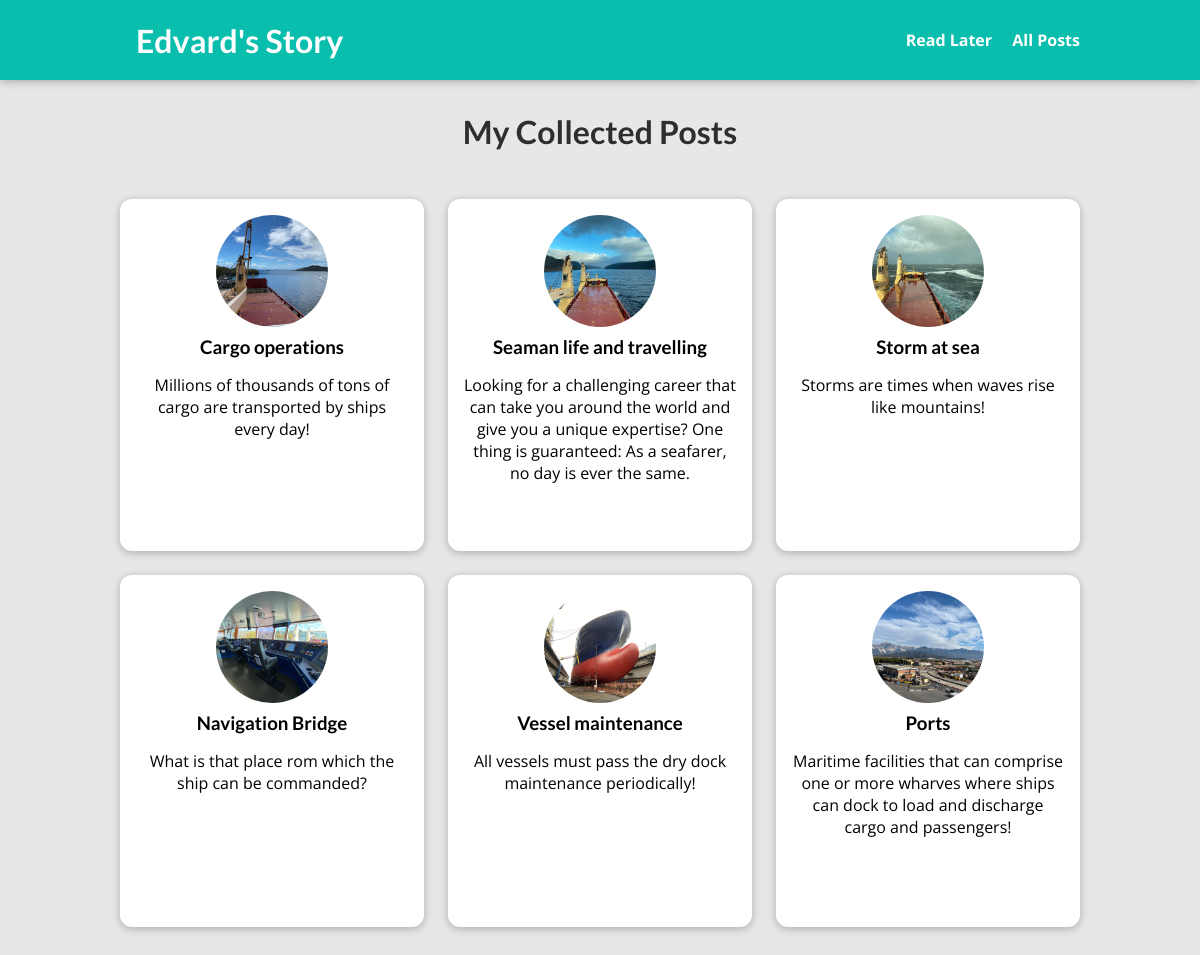
The page /posts on the database its author committed.
### blog/models.py (models this page shows, shortened)
class Post(models.Model):
    title = models.CharField(max_length=150)
    excerpt = models.CharField(max_length=300)
    image = models.ImageField(upload_to="posts", null=True)
    date = models.DateField(auto_now=True)
    slug = models.SlugField(unique=True, db_index=True)
    content = models.TextField()
    author = models.ForeignKey(Author, on_delete=models.SET_NULL, null=True, related_name="pots")
    tag = models.ManyToManyField(Tag)

### blog/views.py (the view)
# urls.py: path('posts', views.AllPosts.as_view(), name='posts-page'),
class AllPosts(ListView):
    template_name = "blog/all-posts.html"
    model = Post
    ordering = ["-date"]
    context_object_name = "all_posts"

### blog/templates/blog/all-posts.html (shortened to what this page needs)
{% extends "base.html" %}
{% load static %}
{% block css_files %}
  <link rel="stylesheet" href="{% static "blog/post.css" %}" />
  <link rel="stylesheet" href="{% static "blog/all-posts.css" %}" />
{% endblock %}
{% block content %}
<section id="all-posts">
  <h2>My Collected Posts</h2>
  <ul>
    {% for post in all_posts %}
      {% include "blog/includes/post.html" %}
    {% endfor %}
  </ul>
</section>
{% endblock %}

### blog/templates/blog/includes/post.html
<li>
    <article class="post">
      <a href="{% url 'post_detail_page' slug=post.slug %}">
        <img src="{{ post.image.url }}" alt="{{ post.title }}}}" />
        <div class="post__content">
          <h3>{{ post.title }}</h3>
          <p>
            {{ post.excerpt }}
          </p>
        </div>
      </a>
    </article>
  </li>

### static/app.css (style rules this page uses)
* { box-sizing: border-box; }
html { font-family: 'Open Sans', 'Lato', sans-serif; }
body { margin: 0; }
h1, h2, h3 { font-family: 'Lato', sans-serif; font-weight: bold; }

### blog/static/blog/post.css (style rules this page uses)
.post { display: flex; flex-direction: column; align-items: center; text-align: center; }
.post a { text-decoration: none; color: black; transition: all 0.2s ease; padding: 1rem; }
.post img { width: 5rem; height: 5rem; object-fit: cover; border-radius: 50%; }
.post h3 { margin: 0.25rem 0; }

### blog/static/blog/all-posts.css (style rules this page uses)
body { background-color: #e7e7e7; }
#all-posts { margin: 7rem auto; width: 90%; max-width: 60rem; }
#all-posts h2 { text-align: center; font-size: 2rem; color: #2e2e2e; margin: 3rem 0; }
ul { list-style: none; margin: 0; padding: 0; display: grid; grid-template-columns: repeat(auto-fill, minmax(17rem, 1fr)); gap: 1.5rem; }
.post img { width: 7rem; height: 7rem; }
.post a { height: 22rem; transform-origin: center; box-shadow: 0 2px 8px rgba(0, 0, 0, 0.25); border-radius: 12px; background-color: white; }

### rows shown on the page
Post: image (picture), title "Cargo operations", excerpt "Millions of thousands of tons of cargo are transported by ships every day!"
Post: image (picture), title "Seaman life and travelling", excerpt "Looking for a challenging career that can take you around the world and give you a unique expertise? One thing is guaranteed: As a seafarer, no day is ever the same."
Post: image (picture), title "Storm at sea", excerpt "Storms are times when waves rise like mountains!"
Post: image (picture), title "Navigation Bridge", excerpt "What is that place rom which the ship can be commanded?"
Post: image (picture), title "Vessel maintenance", excerpt "All vessels must pass the dry dock maintenance periodically!"
Post: image (picture), title "Ports", excerpt "Maritime facilities that can comprise one or more wharves where ships can dock to load and discharge cargo and passengers!"
